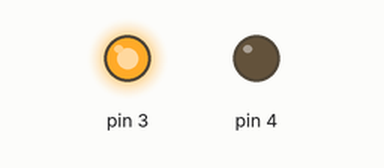
Bench run of a sketch on a simulated Arduino Uno, built with avr-gcc and run on an emulated ATmega328P. Parts: output pins drawn as LEDs (lit = HIGH).

Above: at 0.1 s.
Timing chart, 0 to 1.6 s (numbered marks = the images above):
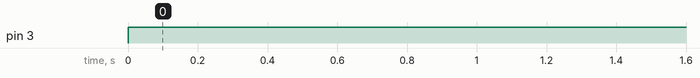

Measured:
- by itself, pin 3: LOW → HIGH at 0.00 s

The sketch:

traficlights.ino
```cpp
void setup() {
  pinMode(3, OUTPUT);
  pinMode(4, OUTPUT);
    Serial.begin(9600);
    // put your setup code here, to run once:

}

void loop()
{
  digitalWrite(3, HIGH);
}
```
